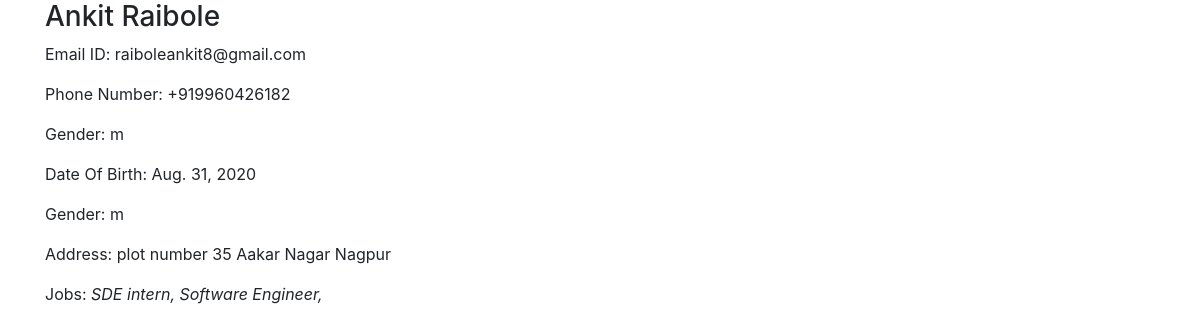
Page /employee_details/1 on the committed database.
### employees/models.py (models this page shows, shortened)
class employee(models.Model):
    gender_choices = {
        ('m', 'Male'),
        ('f','Female'),
    }
    first_name = models.CharField(max_length = 100, blank=False)
    last_name = models.CharField(max_length=100, blank=True)
    address = models.TextField()
    phone_number = models.CharField(max_length=13)
    email = models.EmailField(max_length=255)
    job = models.ManyToManyField('AvailableJobs',blank=True)
    date_of_birth = models.DateField()
    gender = models.CharField(choices=gender_choices, max_length=1)

class AvailableJobs(models.Model):
    job_name = models.CharField(max_length=100)

### employees/views.py (the view)
# urls.py: path('employee_details/<int:employee_id>',views.employee_details,name = 'employee_details')
def employee_details(requet, employee_id):
    try:
        emp = employee.objects.get(id=employee_id)
    except employee.DoesNotExist:
        raise Http404
    return render(requet, 'EmployeeDetails.html', {'employee': emp})

### employees/templates/EmployeeDetails.html
{% extends 'base.html' %}
{% block content %}
<div class="container">
<div class="row">
    <div class="col-lg-12">
        <h3>{{ employee.first_name }} {{  employee.last_name }}</h3>
        <p>Email ID: {{ employee.email}}</p>
        <p>Phone Number: {{ employee.phone_number}}</p>
        <p>Gender: {{ employee.gender}}</p>
        <p>Date Of Birth: {{ employee.date_of_birth}}</p>
        <p>Gender: {{ employee.gender}}</p>
        <p>Address: {{ employee.address}}</p>
        <p>Jobs:
                {%for job in employee.job.all%}
                    <em>{{job.job_name}},</em>
                {% endfor %}
        </p>
    </div>
</div>
</div>
{% endblock content %}

### employees/templates/base.html (shortened to what this page needs)
<!doctype html>
<html lang="en">
<head>
    <link rel="stylesheet" href="https://stackpath.bootstrapcdn.com/bootstrap/4.5.2/css/bootstrap.min.css">
</head>
<body>
    {%block content%}
    {% endblock %}
</body>
</html>

### rows in the picture
employee: first_name "Ankit", last_name "Raibole", email "raiboleankit8@gmail.com", phone_number "+919960426182", gender "m", date_of_birth "Aug. 31, 2020", address "plot number 35 Aakar Nagar Nagpur"
AvailableJobs: job_name "SDE intern"
AvailableJobs: job_name "Software Engineer"
